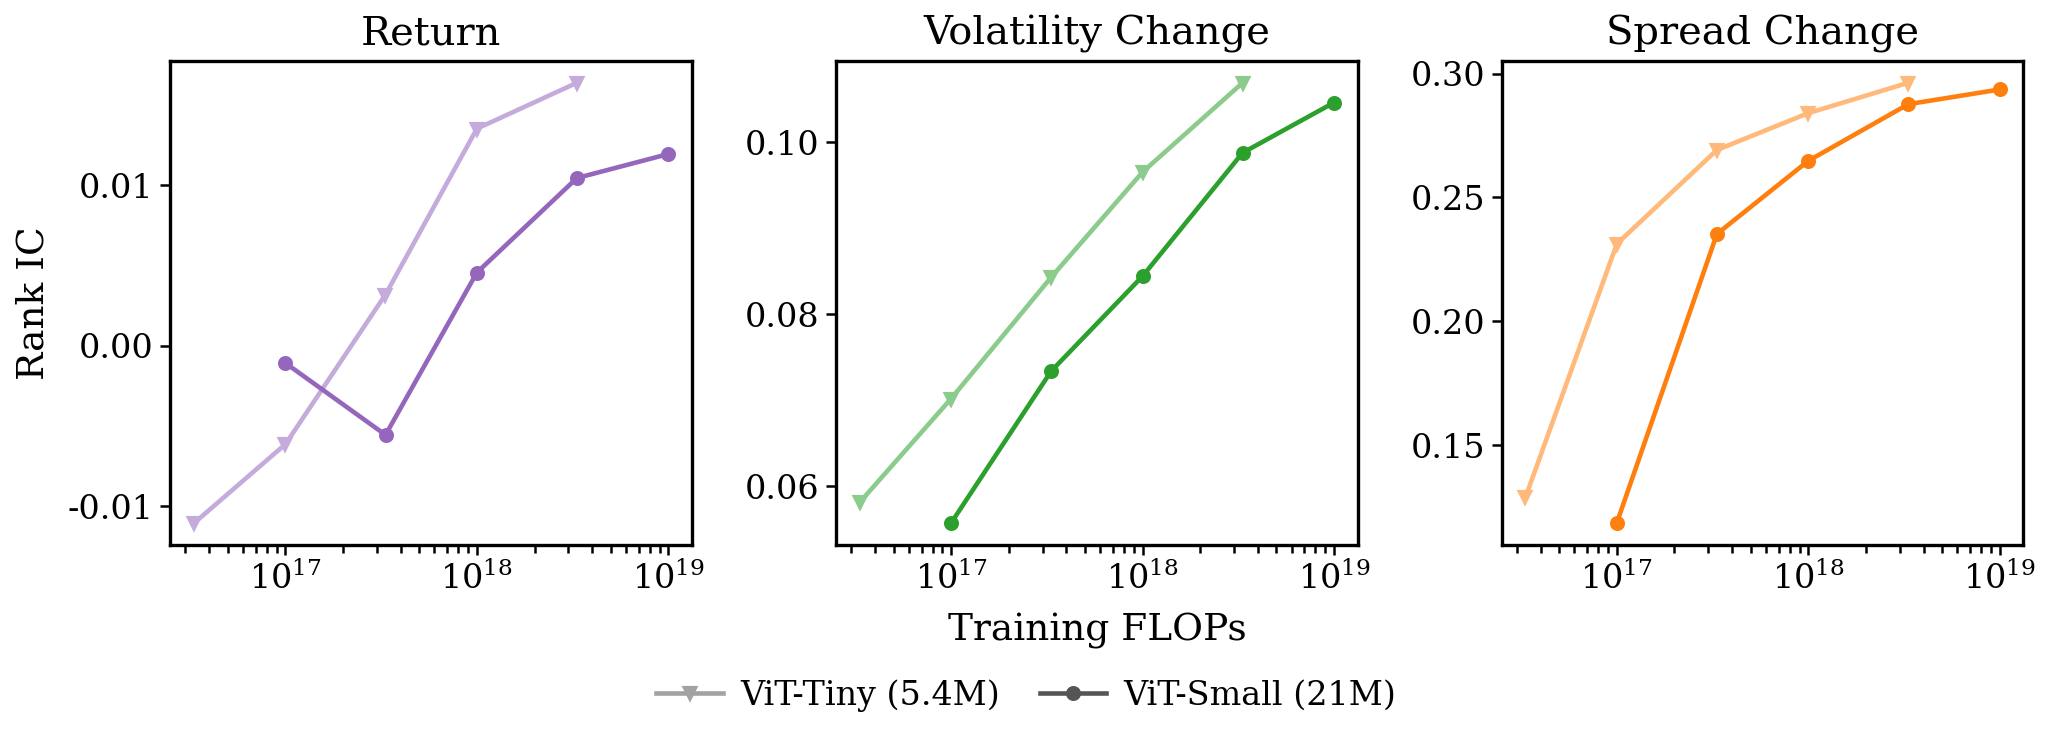

Reproduce this figure in Python.
"""Rank IC against training compute for the DECADE multihead runs.

THE FIGURE: three panels, one per target, x = training FLOPs (log), y = rank
IC on 2018-01, one curve per ViT scale. A SEPARATE figure from
supervised_scaling.png on purpose -- that one is 31 six-month specialists per
point, this one is a single ten-year run per curve, and overlaying them would
put two different experiments on one axis.

WHAT A POINT IS. One multihead trunk (return + volatility change + spread
change together) trained on the day store over 2008-01..2017-12 under a WSD
schedule, branching at each half-decade FLOPs target to cool down, save and
return. So every point is an annealed model at its own compute, and the whole
curve comes from ONE run per scale rather than one run per point.

NO ERROR BAND, AND THAT IS NOT AN OVERSIGHT. The top-level figure's band is
the s.e. ACROSS the 31 evaluation months. Here there is one run and one
evaluation month, so there is no such distribution to take an s.e. of. The
per-cell s.e. that post_train_ic_eval reports is a different quantity -- the
spread within a month's cross-sections -- and drawing it here would invite the
reader to compare it against the other figure's band as though they meant the
same thing.

THE SHADE IS THE SCALE, THE COLOR IS THE TARGET, exactly as in
supervised_scaling.py, so the two figures read as one family.

    uv run scripts/eval/collect_multihead_decade.py
    uv run plots/scaling/supervised_scaling_decade.py
"""
from __future__ import annotations

import argparse
import json
import sys
from pathlib import Path

import matplotlib
matplotlib.use("Agg")
import matplotlib.colors as mcolors  # noqa: E402
import matplotlib.pyplot as plt  # noqa: E402
from matplotlib.lines import Line2D  # noqa: E402

_PLOTS = Path(__file__).resolve().parents[1]
sys.path.insert(0, str(_PLOTS))
from style import (  # noqa: E402
    COMPACT_RC_PARAMS, SERIES_STYLES, WIDTH_FULL, add_bottom_legend,
    apply_style, save_figure, set_two_decimal_yticks)

METRICS_JSON = _PLOTS / "metrics/supervised_scaling_decade.json"
OUT = Path(__file__).resolve().parent / "supervised_scaling_decade.png"

PANELS = (
    ("return_900", "Return", "supervised_return"),
    ("volatility_change_900", "Volatility Change", "supervised_vol"),
    ("spread_change_900", "Spread Change", "supervised_spread"),
)
# Same keys, markers and lightness shifts as supervised_scaling.py.
SCALES = (
    ("tiny",  "ViT-Tiny",  "v", +0.45),
    ("small", "ViT-Small", "o",  0.0),
    ("base",  "ViT-Base",  "^", -0.45),
)
LEGEND_GREY = "#555555"
PARAMS_M = {"tiny": 5.4, "small": 21.0, "base": 86.0}


def shade(color: str, shift: float) -> tuple:
    r, g, b = mcolors.to_rgb(color)
    if shift >= 0:
        return tuple(c + (1.0 - c) * shift for c in (r, g, b))
    return tuple(c * (1.0 + shift) for c in (r, g, b))


def series(rows: list[dict], task: str, scale: str):
    """(xs, ys) for one curve, ordered by compute, or None."""
    pts = sorted(
        ((float(r["flops"]), float(r["ic_head"])) for r in rows
         if r["task"] == task and r["scale"] == scale),
        key=lambda p: p[0])
    if not pts:
        return None
    return [p[0] for p in pts], [p[1] for p in pts]


def draw(rows: list[dict], out: Path) -> bool:
    apply_style(extra=COMPACT_RC_PARAMS)
    fig, axes = plt.subplots(1, 3, figsize=(WIDTH_FULL, WIDTH_FULL * 0.36))
    drew: set[str] = set()
    for ax, (task, title, style_key) in zip(axes, PANELS):
        color = SERIES_STYLES[style_key]["color"]
        for key, label, marker, shift in SCALES:
            got = series(rows, task, key)
            if got is None:
                continue
            xs, ys = got
            drew.add(key)
            ax.plot(xs, ys, marker=marker, ls="-", color=shade(color, shift),
                    ms=2.6, lw=1.1, zorder=3)
        ax.set_title(title, pad=4)
        ax.set_xscale("log")
        ax.grid(False)
        ax.tick_params(axis="both", length=2.5, width=0.6, pad=1.5)
        set_two_decimal_yticks(ax, nbins=5)
    if not drew:
        plt.close(fig)
        return False
    axes[0].set_ylabel("Rank IC")
    axes[1].set_xlabel("Training FLOPs")

    handles, labels = [], []
    for key, label, marker, shift in SCALES:
        if key not in drew:
            continue
        handles.append(Line2D([], [], ls="-", lw=1.1, marker=marker, ms=2.6,
                              color=shade(LEGEND_GREY, shift)))
        n = PARAMS_M.get(key)
        labels.append(f"{label} ({n:.0f}M)" if n and n >= 10
                      else f"{label} ({n:.1f}M)" if n else label)
    fig.tight_layout()
    add_bottom_legend(fig, handles, labels, ncol=len(labels),
                      columnspacing=1.2, handletextpad=0.5)
    save_figure(fig, out)
    plt.close(fig)
    return True


def main() -> int:
    p = argparse.ArgumentParser(description=__doc__,
                                formatter_class=argparse.RawDescriptionHelpFormatter)
    p.add_argument("--metrics", type=Path, default=METRICS_JSON)
    p.add_argument("--out", type=Path, default=OUT)
    a = p.parse_args()
    rows = json.loads(a.metrics.read_text())
    if not rows:
        raise SystemExit(f"{a.metrics} is empty")
    if not draw(rows, a.out):
        raise SystemExit("nothing to draw")
    for scale in sorted({r["scale"] for r in rows}):
        n = len({r["step"] for r in rows if r["scale"] == scale})
        print(f"  {scale:6s} {n} rung(s)")
    print(f"wrote {a.out}")
    return 0


if __name__ == "__main__":
    raise SystemExit(main())
